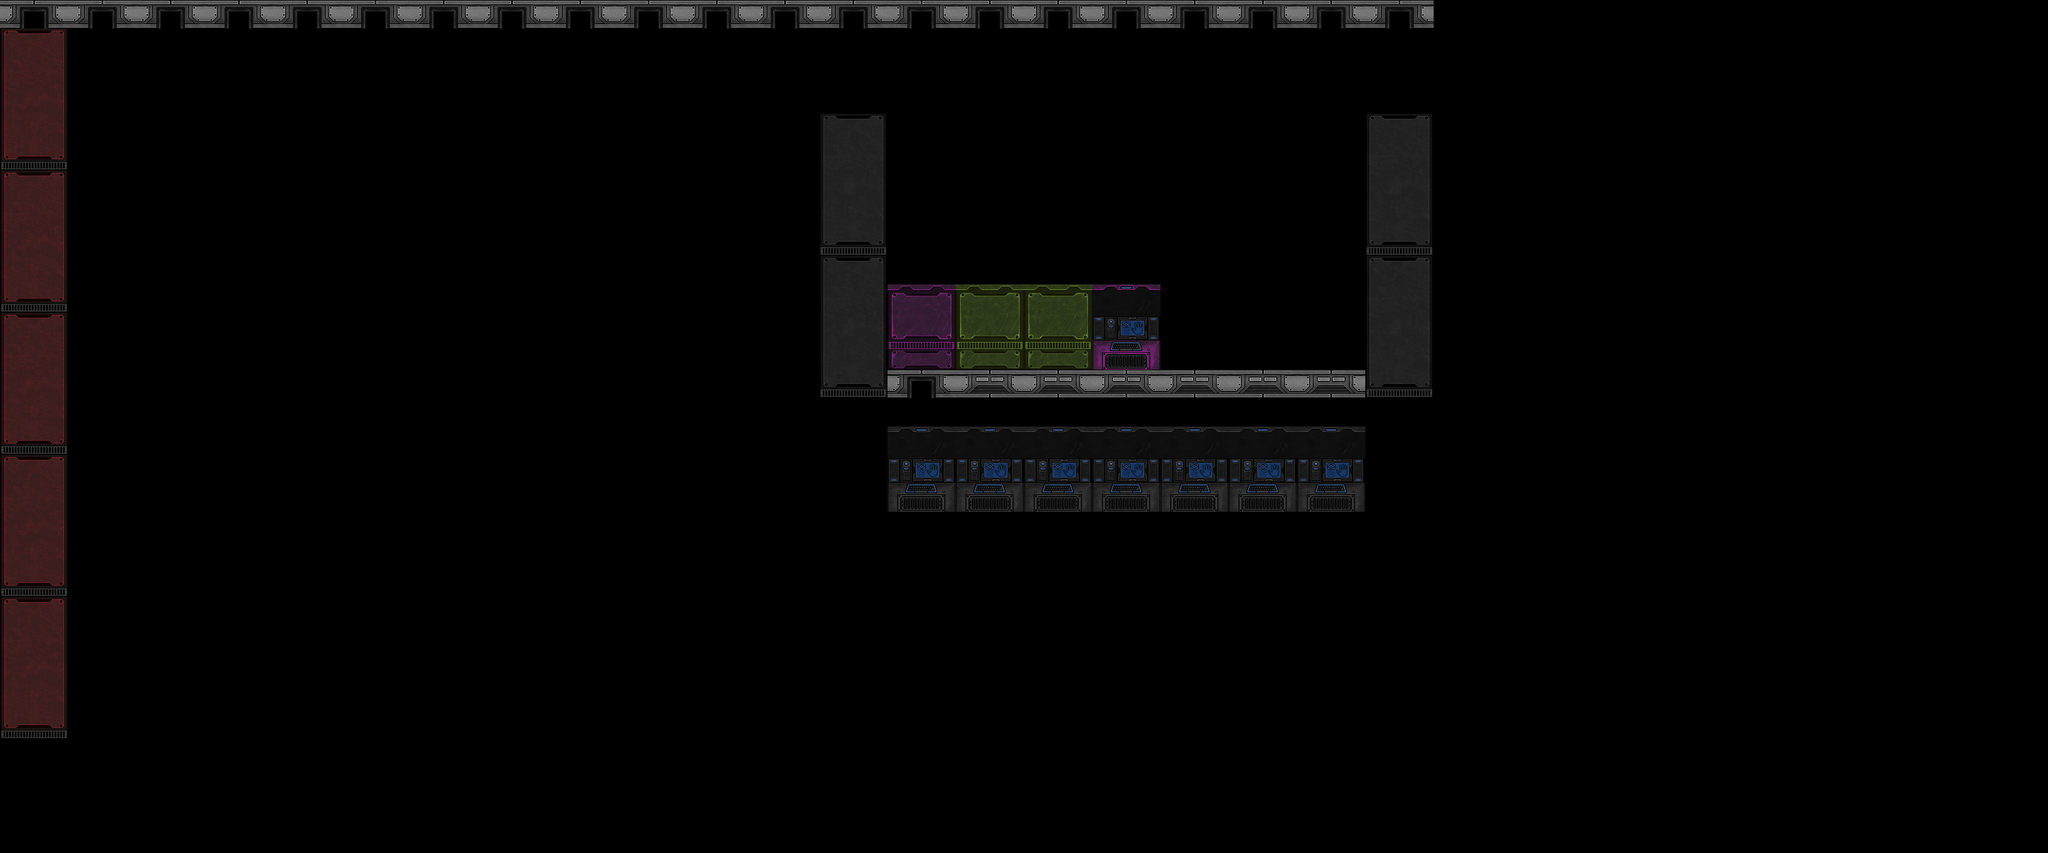

The image is a tile-based game level rendered from a .tmx file. Its description and source (layers, tilesets, objects; grid data summarised) follow:
An orthogonal 30x30 tile map with 96x40 px tiles, 2 tile layers (background, world) and 4 objects.

<map version="1.2" tiledversion="2019.08.14" orientation="orthogonal" renderorder="right-down" compressionlevel="-1" width="30" height="30" tilewidth="96" tileheight="40" infinite="0" nextlayerid="3" nextobjectid="1">
 <tileset firstgid="1" name="tiletest3" tilewidth="96" tileheight="40" tilecount="235" columns="5">
  <image source="tiletest3.png" width="480" height="1880" />
  <tile id="15">
   <objectgroup draworder="index" id="6">
    <object id="11" x="0" y="-0.25" width="96" height="40.25" />
   </objectgroup>
  </tile>
  <tile id="101">
   <objectgroup draworder="index" id="2">
    <object id="1" x="0" y="0" />
    <object id="2" x="0" y="0" width="96.25" height="39.75" />
   </objectgroup>
  </tile>
  <tile id="185">
   <objectgroup draworder="index" id="2">
    <object id="1" x="0.25" y="-0.25" width="95.5" height="40" />
   </objectgroup>
  </tile>
 </tileset>
 <layer id="1" name="background" width="30" height="30">
  <data>[900 cells, 33 non-empty, 12 distinct tile ids]</data>
 </layer>
 <layer id="2" name="world" width="30" height="30">
  <data>[900 cells, 73 non-empty, 12 distinct tile ids]</data>
 </layer>
</map>